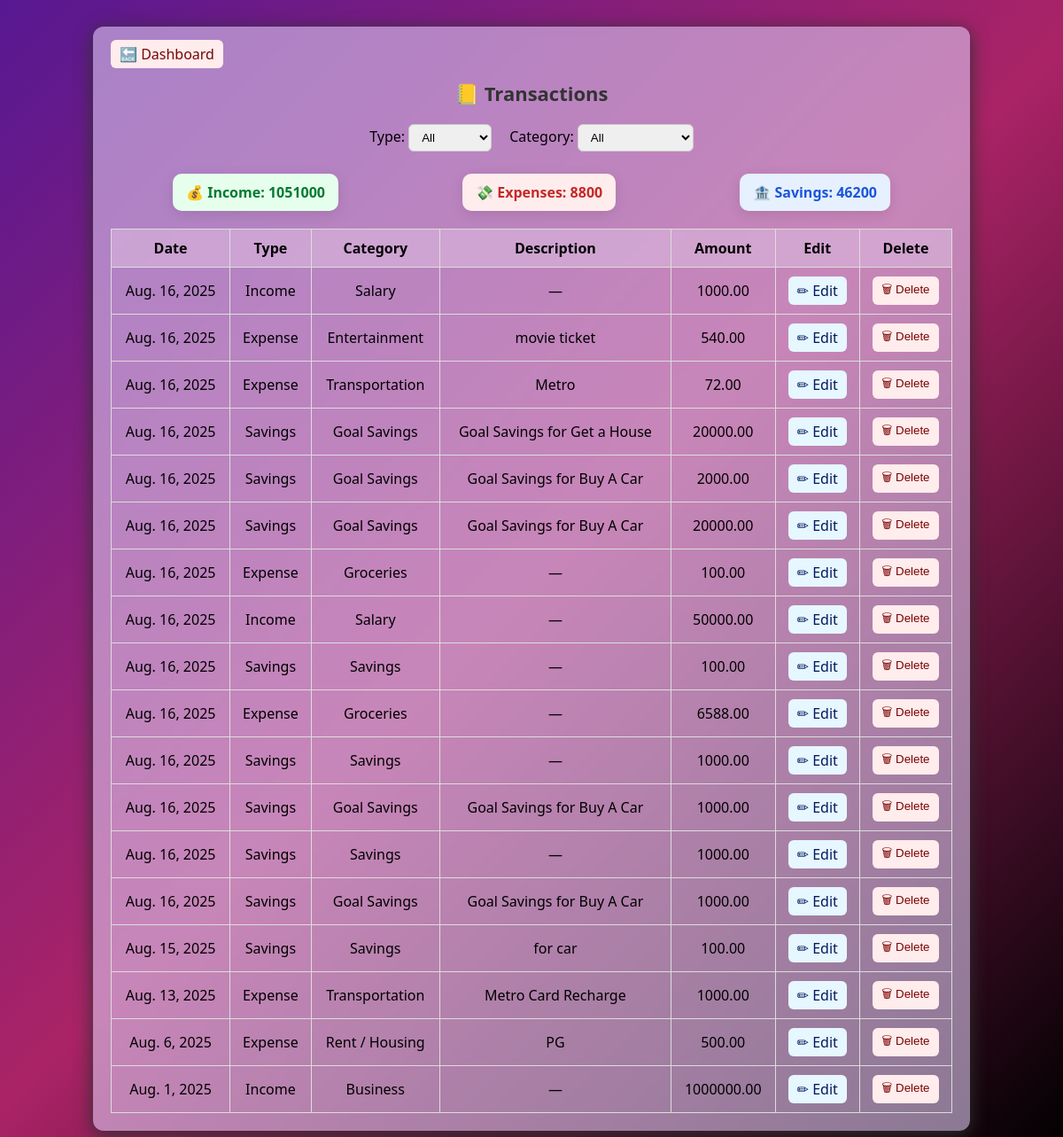
/coach/view_transactions (signed in), run on the app's committed database.
### coach/models.py (models this page shows, shortened)
class Transaction(models.Model):
    TYPE_CHOICES = [
        ('income', 'Income'),
        ('expense', 'Expense'),
        ('savings', 'Savings'),
    ]
    type = models.CharField(max_length=20, choices=TYPE_CHOICES, default='income')
    category = models.ForeignKey('Category', on_delete=models.CASCADE, related_name='transactions')
    amount = models.DecimalField(max_digits=10, decimal_places=2)
    date = models.DateField(default=timezone.now)
    description = models.TextField(blank=True)
    user = models.ForeignKey(User, on_delete=models.CASCADE)
    goal = models.ForeignKey('Goal', on_delete=models.SET_NULL, null=True, blank=True)

class Category(models.Model):
    name = models.CharField(max_length=100)

### coach/views.py (the view)
# urls.py: path("view_transactions", views.view_transactions,name="view_transactions"),
@login_required
def view_transactions(request):
    user = request.user
    transactions = Transaction.objects.filter(user=user).select_related("category").order_by("-date")
    tx_type = request.GET.get("type")
    if tx_type in ["income", "expense", "savings"]:
        transactions = transactions.filter(type=tx_type)
    category_id = request.GET.get("category")
    if category_id:
        transactions = transactions.filter(category_id=category_id)
    total_income = transactions.filter(type="income").aggregate(total=Sum("amount"))["total"] or 0
    total_expenses = transactions.filter(type="expense").aggregate(total=Sum("amount"))["total"] or 0
    total_savings = transactions.filter(type="savings").aggregate(total=Sum("amount"))["total"] or 0
    context = {
        "transactions": transactions,
        "total_income": total_income,
        "total_expenses": total_expenses,
        "total_savings": total_savings,
        "filter_type": tx_type,
        "filter_category": category_id,
        "categories": Category.objects.all()  # for dropdown filters
    }
    return render(request, "coach/view_transactions.html", context)

### coach/templates/coach/view_transactions.html (shortened to what this page needs)
{% extends "coach/base.html" %}
{% block content %}
<div class="transactions-container">
  <a href="{% url 'dashboard' %}" class="btn btn-cancel">🔙 Dashboard</a>
  <h2 class="title">📒 Transactions</h2>
  <form method="get" class="filters">
    <label>
      Type:
      <select name="type" onchange="this.form.submit()">
        <option value="">All</option>
      </select>
    </label>
    <label>
      Category:
      <select name="category" onchange="this.form.submit()">
        <option value="">All</option>
      </select>
    </label>
  </form>
  <div class="totals">
    <div class="card income">💰 Income: {{ total_income }}</div>
    <div class="card expense">💸 Expenses: {{ total_expenses }}</div>
    <div class="card savings">🏦 Savings: {{ total_savings }}</div>
  </div>
  <table class="transactions-table">
    <thead>
      <tr>
        <th>Date</th>
        <th>Type</th>
        <th>Category</th>
        <th>Description</th>
        <th>Amount</th>
        <th>Edit</th>
        <th>Delete</th>
      </tr>
    </thead>
    <tbody>
      {% for tx in transactions %}
        <tr>
          <td>{{ tx.date }}</td>
          <td>{{ tx.type|title }}</td>
          <td>{{ tx.category.name }}</td>
          <td>{{ tx.description|default:"—" }}</td>
          <td>{{ tx.amount }}</td>
          <td>
            <a href="{% url 'edit_transaction' tx.id %}" class="btn btn-edit">✏ Edit</a>
          </td>
          <td>
            <form action="{% url 'delete_transaction' tx.id %}" method="post" onsubmit="return confirm('Are you sure you want to delete this transaction?');">
              <button type="submit" class="btn btn-delete">🗑 Delete</button>
            </form>
          </td>
        </tr>
      {% empty %}
        <tr>
          <td colspan="7" class="no-data">No transactions found.</td>
        </tr>
      {% endfor %}
    </tbody>
  </table>
</div>
{% endblock %}

### coach/static/coach/styles.css (style rules this page uses)
.card { background: #fff; border-radius: 15px; padding: 20px; box-shadow: 0 4px 15px rgba(0,0,0,0.1); transition: transform 0.2s ease-in-out; }
body { font-family: 'Segoe UI', Tahoma, Geneva, Verdana, sans-serif; background: #f4f6f8; }
h2 { margin-bottom: 20px; font-size: 22px; color: #222; }

### coach/templates/coach/view_transactions.html (style rules this page uses)
body { background: linear-gradient(135deg, #571892 0%, #aa2366 50%, #000000 100%); background-attachment: fixed; background-size: cover; color: #ffffff; }
.transactions-container { max-width: 950px; margin: 30px auto; padding: 20px; background: rgba(220, 201, 240, 0.6); border-radius: 12px; box-shadow: 0 4px 20px rgba(48, 48, 48, 0.984); backdrop-filter: blur(10px); color: #000000; transition: box-shadow 0.2s, transform 0.2s; }
.title { text-align: center; margin-bottom: 20px; color: #333; }
.filters { display: flex; justify-content: center; gap: 20px; margin-bottom: 25px; }
.filters select { padding: 6px 10px; border-radius: 6px; border: 1px solid #ccc; }
.totals { display: flex; justify-content: space-around; margin-bottom: 20px; }
.card { padding: 10px 15px; border-radius: 10px; font-weight: bold; }
.card.income { background: #e6ffed; color: #057a32; }
.card.expense { background: #ffecec; color: #c62828; }
.card.savings { background: #e6f0ff; color: #1a56db; }
.transactions-table { width: 100%; border-collapse: collapse; }
.transactions-table th, .transactions-table td { border: 1px solid #ddd; padding: 10px; text-align: center; }
.transactions-table th { background: rgba(217, 180, 219, 0.667) ; }
.btn { padding: 5px 10px; border-radius: 6px; text-decoration: none; border: none; cursor: pointer; }
.btn-edit { background: #e6f7ff; color: #04195f; }
.btn-delete { background: #ffecec; color: #7b0202; }
.btn-cancel { background: #ffecec; color: #760606; }

### data on the page
Transaction: date "Aug. 16, 2025", type "Income", category.name "Salary", description "—", amount "1000.00"
Transaction: date "Aug. 16, 2025", type "Expense", category.name "Entertainment", description "movie ticket", amount "540.00"
Transaction: date "Aug. 16, 2025", type "Expense", category.name "Transportation", description "Metro", amount "72.00"
Transaction: date "Aug. 16, 2025", type "Savings", category.name "Goal Savings", description "Goal Savings for Get a House", amount "20000.00"
Transaction: date "Aug. 16, 2025", type "Savings", category.name "Goal Savings", description "Goal Savings for Buy A Car", amount "2000.00"
Transaction: date "Aug. 16, 2025", type "Savings", category.name "Goal Savings", description "Goal Savings for Buy A Car", amount "20000.00"
Transaction: date "Aug. 16, 2025", type "Expense", category.name "Groceries", description "—", amount "100.00"
Transaction: date "Aug. 16, 2025", type "Income", category.name "Salary", description "—", amount "50000.00"
Transaction: date "Aug. 16, 2025", type "Savings", category.name "Savings", description "—", amount "100.00"
Transaction: date "Aug. 16, 2025", type "Expense", category.name "Groceries", description "—", amount "6588.00"
Transaction: date "Aug. 16, 2025", type "Savings", category.name "Savings", description "—", amount "1000.00"
Transaction: date "Aug. 16, 2025", type "Savings", category.name "Goal Savings", description "Goal Savings for Buy A Car", amount "1000.00"
Transaction: date "Aug. 16, 2025", type "Savings", category.name "Savings", description "—", amount "1000.00"
Transaction: date "Aug. 16, 2025", type "Savings", category.name "Goal Savings", description "Goal Savings for Buy A Car", amount "1000.00"
Transaction: date "Aug. 15, 2025", type "Savings", category.name "Savings", description "for car", amount "100.00"
Transaction: date "Aug. 13, 2025", type "Expense", category.name "Transportation", description "Metro Card Recharge", amount "1000.00"
Transaction: date "Aug. 6, 2025", type "Expense", category.name "Rent / Housing", description "PG", amount "500.00"
Transaction: date "Aug. 1, 2025", type "Income", category.name "Business", description "—", amount "1000000.00"

### other printed values
{{ total_income }} "1051000"
{{ total_expenses }} "8800"
{{ total_savings }} "46200"
